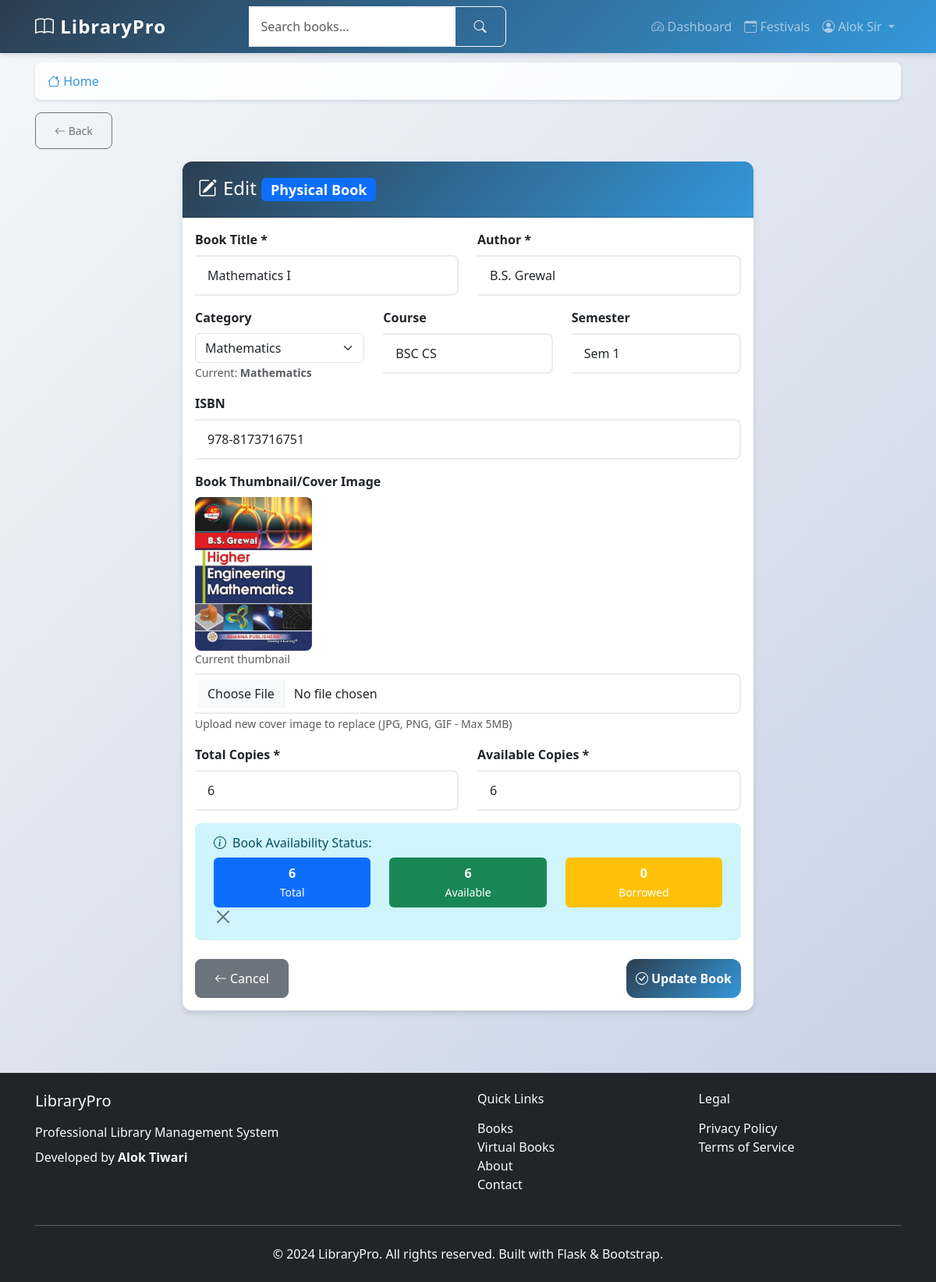
The app's page /edit-book/3 (signed in), older data.
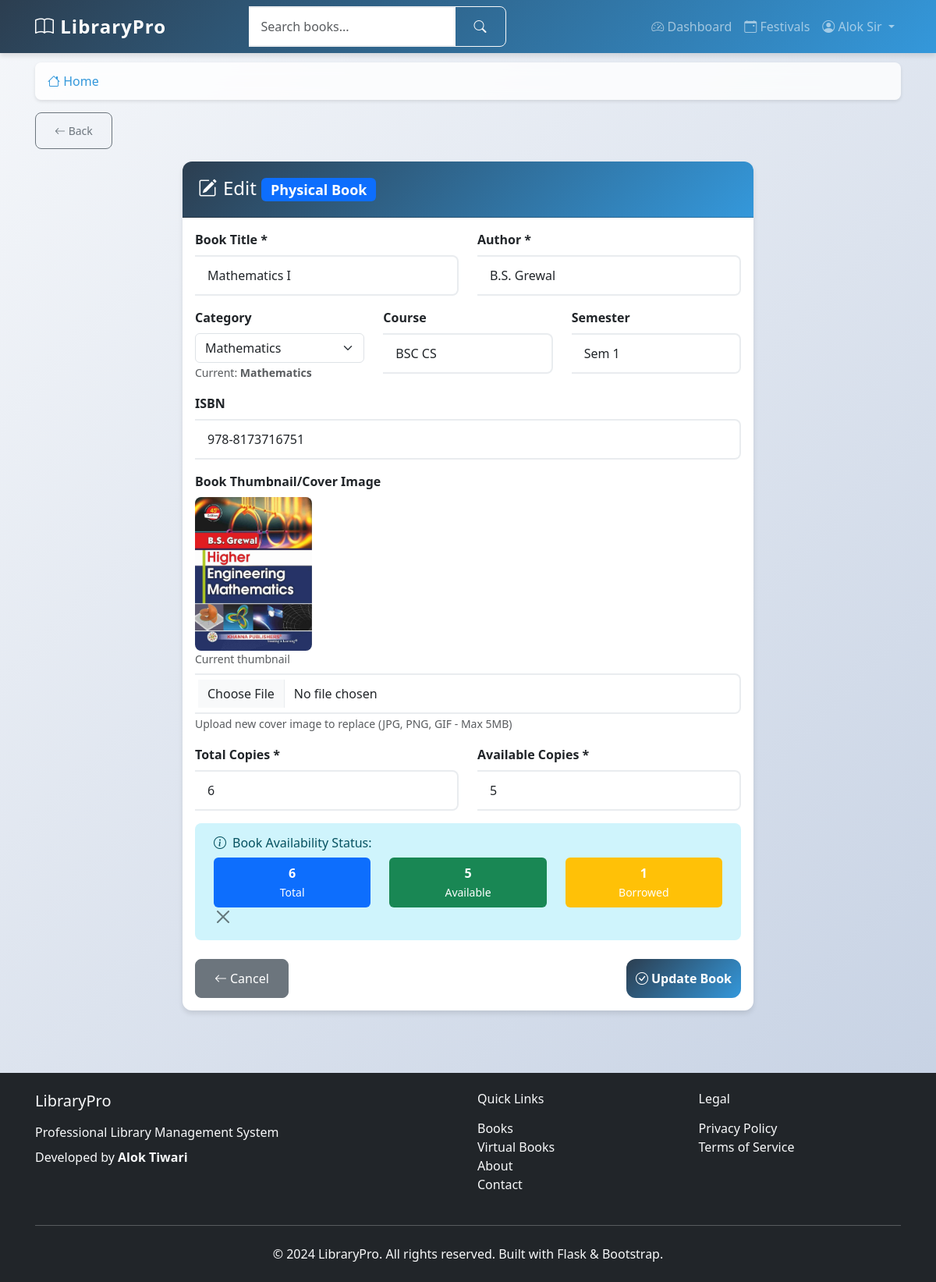
The same page, newer data.
### app/models.py (models this page shows, shortened)
class Book(db.Model):
    id = db.Column(db.Integer, primary_key=True)
    title = db.Column(db.String(200), nullable=False)
    author = db.Column(db.String(100), nullable=False)
    category = db.Column(db.String(50), nullable=False, default='General')
    semester = db.Column(db.String(20), nullable=True)
    course = db.Column(db.String(50), nullable=True)
    isbn = db.Column(db.String(20), nullable=True)
    thumbnail = db.Column(db.String(500), nullable=True)
    copies_total = db.Column(db.Integer, nullable=False, default=1)
    copies_available = db.Column(db.Integer, nullable=False, default=1)
    is_new_book = db.Column(db.Boolean, nullable=False, default=True)
    new_book_expires = db.Column(db.DateTime, nullable=True)
    is_prebooking = db.Column(db.Boolean, nullable=False, default=False)
    prebooking_starts = db.Column(db.DateTime, nullable=True)
    prebooking_slots = db.Column(db.Integer, nullable=False, default=0)
    prebooking_taken = db.Column(db.Integer, nullable=False, default=0)
    is_virtual = db.Column(db.Boolean, nullable=False, default=False)
    pdf_file_path = db.Column(db.String(500), nullable=True)
    virtual_price = db.Column(db.Float, nullable=True, default=0.0)  # Free to read
    download_price = db.Column(db.Float, nullable=True, default=11.0)  # ₹11 to download
    created_at = db.Column(db.DateTime, default=datetime.utcnow)
    loans = db.relationship('Loan', backref='book', lazy='dynamic')

### app/main/routes.py (the view, shortened to what this page needs)
@bp.route('/edit-book/<int:book_id>', methods=['GET', 'POST'])
@login_required
def edit_book(book_id):
    if current_user.role != 'admin':
        flash('Access denied. Admin privileges required.', 'danger')
        return redirect(url_for('main.dashboard'))
    book = Book.query.get_or_404(book_id)
    return render_template('main/edit_book.html', title='Edit Book', book=book)

### app/__init__.py (called while the page is built)
def create_app():
    app = Flask(__name__)
    app.config.from_object(Config)
    db.init_app(app)
    migrate.init_app(app, db)
    login.init_app(app)
    login.login_view = 'auth.student_login'
    login.login_message = 'Please log in to access this page.'
    login.login_message_category = 'info'
    from app.auth import bp as auth_bp
    app.register_blueprint(auth_bp, url_prefix='/auth')
    from app.main import bp as main_bp
    app.register_blueprint(main_bp)
    from app.models import User
    @login.user_loader
    def load_user(user_id):
        return User.query.get(int(user_id))
    return app

### app/templates/main/edit_book.html (shortened to what the changed rows need)
{% extends "base.html" %}
{% block content %}
<div class="row justify-content-center">
    <div class="col-lg-8">
        <div class="card">
            <div class="card-body">
                <form method="POST" enctype="multipart/form-data">
                    <div class="row">
                        <div class="col-md-6">
                            <div class="mb-3">
                                <label for="title" class="form-label fw-semibold">Book Title *</label>
                                <input type="text" class="form-control" id="title" name="title"
                                       value="{{ book.title }}" required>
                            </div>
                        </div>
                        <div class="col-md-6">
                            <div class="mb-3">
                                <label for="author" class="form-label fw-semibold">Author *</label>
                                <input type="text" class="form-control" id="author" name="author"
                                       value="{{ book.author }}" required>
                            </div>
                        </div>
                    </div>
                    <div class="row">
                        <div class="col-md-4">
                            <div class="mb-3">
                                <label for="category" class="form-label fw-semibold">Category</label>
                                <select class="form-select" id="categorySelect" name="category" onchange="toggleCustomCategory()">
                                    <option value="Mathematics" {% if book.category == 'Mathematics' %}selected{% endif %}>Mathematics</option>
                                </select>
                                <small class="text-muted">Current: <strong>{{ book.category or 'None' }}</strong></small>
                            </div>
                        </div>
                        <div class="col-md-4">
                            <div class="mb-3">
                                <label for="course" class="form-label fw-semibold">Course</label>
                                <input type="text" class="form-control" id="course" name="course"
                                       value="{{ book.course or '' }}" placeholder="BSC IT, BTech CS, etc.">
                            </div>
                        </div>
                        <div class="col-md-4">
                            <div class="mb-3">
                                <label for="semester" class="form-label fw-semibold">Semester</label>
                                <input type="text" class="form-control" id="semester" name="semester"
                                       value="{{ book.semester or '' }}" placeholder="Sem 1, Sem 2, etc.">
                            </div>
                        </div>
                    </div>
                    <div class="mb-3">
                        <label for="isbn" class="form-label fw-semibold">ISBN</label>
                        <input type="text" class="form-control" id="isbn" name="isbn"
                               value="{{ book.isbn or '' }}" placeholder="978-0123456789">
                    </div>
                    <div class="mb-3">
                        {% if book.thumbnail %}
                        <div class="mb-2">
                            <img src="{{ book.thumbnail }}" alt="Current thumbnail" style="max-width: 150px; border-radius: 8px;">
                            <small class="d-block text-muted">Current thumbnail</small>
                        </div>
                        {% endif %}
                    </div>
                    {% if book.is_virtual %}
                        <div class="row">
                            <div class="col-md-6">
                                <div class="mb-3">
                                    <label for="virtual_price" class="form-label fw-semibold">Reading Price (₹)</label>
                                    <input type="number" class="form-control" id="virtual_price" name="virtual_price"
                                           value="{{ book.virtual_price or 0 }}" step="0.01" min="0">
                                    <small class="text-muted">Price to read online (usually free)</small>
                                </div>
                            </div>
                            <div class="col-md-6">
                                <div class="mb-3">
                                    <label for="download_price" class="form-label fw-semibold">Download Price (₹)</label>
                                    <input type="number" class="form-control" id="download_price" name="download_price"
                                           value="{{ book.download_price or 11 }}" step="0.01" min="0">
                                    <small class="text-muted">Price to download PDF</small>
                                </div>
                            </div>
                        </div>
                        <div class="mb-3">
                            <label for="pdf_file" class="form-label fw-semibold">Update PDF/DOCX File</label>
                            <input type="file" class="form-control" id="pdf_file" name="pdf_file" accept=".pdf,.docx,.doc">
                            <small class="text-muted">
                                Current file:
                                {% if book.pdf_file_path %}
                                    <a href="{{ book.pdf_file_path }}" target="_blank">{{ book.pdf_file_path.split('/')[-1] }}</a>
                                {% else %}
                                    No file uploaded
                                {% endif %}
                            </small>
                        </div>
                    {% else %}
                        <div class="row">
                            <div class="col-md-6">
                                <div class="mb-3">
                                    <label for="copies_total" class="form-label fw-semibold">Total Copies *</label>
                                    <input type="number" class="form-control" id="copies_total" name="copies_total"
                                           value="{{ book.copies_total }}" min="1" required>
                                </div>
                            </div>
                            <div class="col-md-6">
                                <div class="mb-3">
                                    <label for="copies_available" class="form-label fw-semibold">Available Copies *</label>
                                    <input type="number" class="form-control" id="copies_available" name="copies_available"
                                           value="{{ book.copies_available }}" min="0" required>
                                </div>
                            </div>
                        </div>
                        <div class="alert alert-info">
                            <h6><i class="bi bi-info-circle me-2"></i>Book Availability Status:</h6>
                            <div class="row text-center">
                                <div class="col-4">
                                    <div class="bg-primary text-white p-2 rounded">
                                        <strong>{{ book.copies_total }}</strong><br>
                                        <small>Total</small>
                                    </div>
                                </div>
                                <div class="col-4">
                                    <div class="bg-success text-white p-2 rounded">
                                        <strong>{{ book.copies_available }}</strong><br>
                                        <small>Available</small>
                                    </div>
                                </div>
                                <div class="col-4">
                                    <div class="bg-warning text-white p-2 rounded">
                                        <strong>{{ book.copies_total - book.copies_available }}</strong><br>
                                        <small>Borrowed</small>
                                    </div>
                                </div>
                            </div>
                        </div>
                    {% endif %}
                </form>
            </div>
        </div>
    </div>
</div>
{% endblock %}

Row changes from the older to the newer data that the page shows:
changed Book "Mathematics": copies_available "6" → "5"; book.copies_total-book.copies_available "0" → "1"
